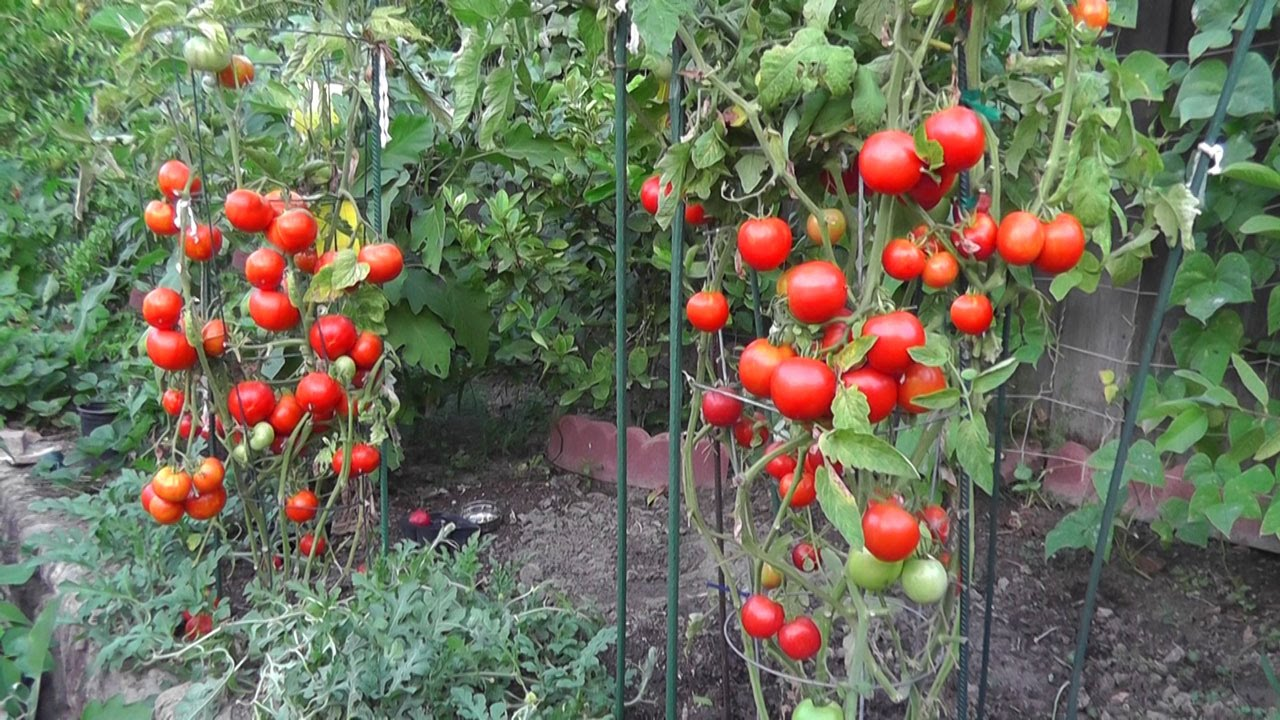
#> input picture Digital Image Processing/OpenCV/gallery/tomato.jpg, 1280 x 720 px, found by its file name
$ python adaptiveThresholding.py
#> lines starting #> are read from the running program, lines starting #| are printed output that depends on the picture; after the words box and inside, x2 and y2 are one past the last pixel; in counts of white or black regions, pixels touching at a corner belong together
import cv2
import numpy as np

logoImg = cv2.imread("../../gallery/tomato.jpg", cv2.IMREAD_GRAYSCALE)
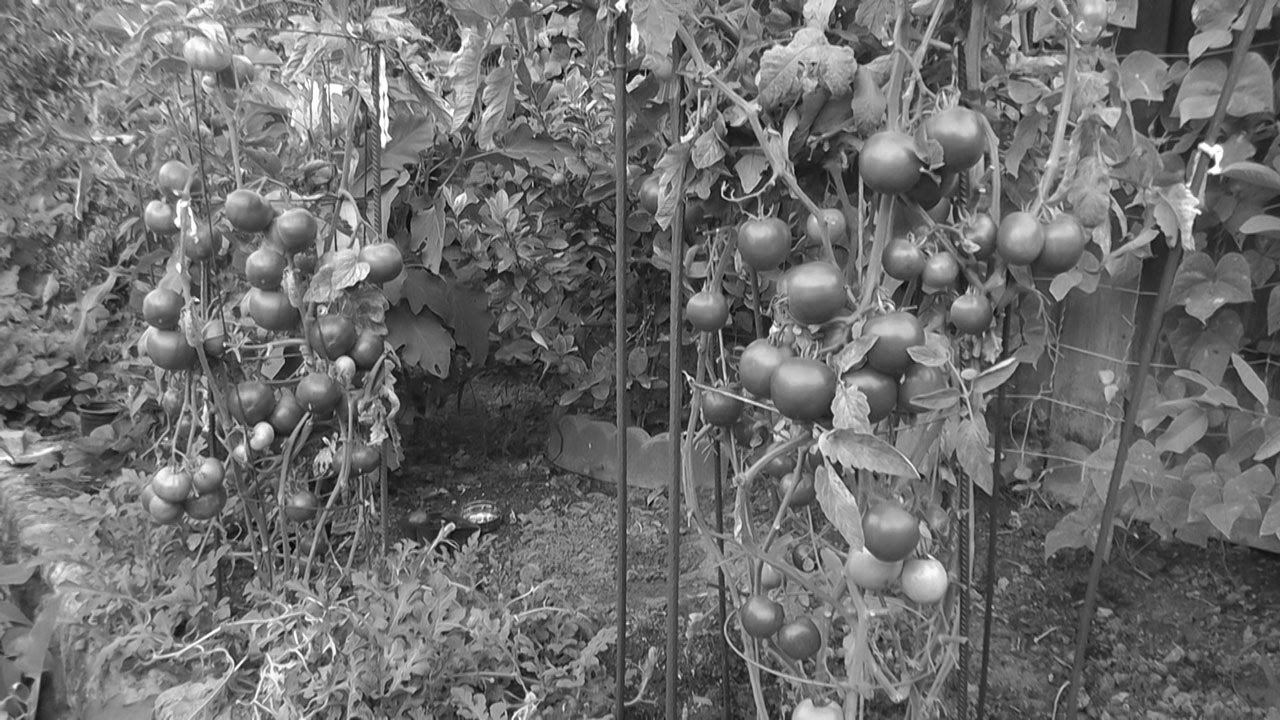
#> logoImg: shape (720, 1280); min 0, max 255, mean 110.5
# logoImg = cv2.imread("../../../gallery/logo.png", cv2.IMREAD_GRAYSCALE)

bluredLogo = cv2.medianBlur(logoImg, 5)
meanThresh = cv2.adaptiveThreshold(
    bluredLogo, 255,
    cv2.ADAPTIVE_THRESH_MEAN_C,
    cv2.THRESH_BINARY, 75, 3
)
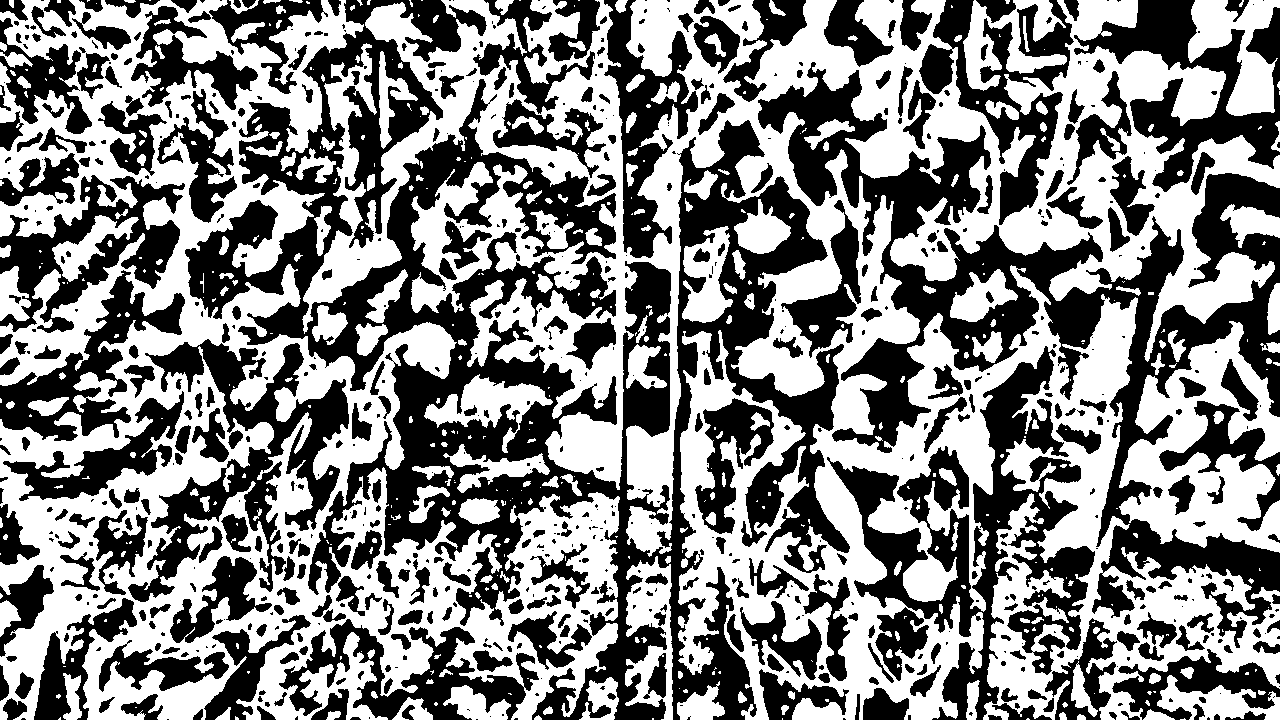
#> meanThresh: shape (720, 1280); 51.7% white; 718 black regions (327 under 20 px), largest, box (x1, y1, x2, y2) and area: (185, 0, 850, 720) 128608, (758, 62, 1280, 648) 61791, (827, 346, 1095, 720) 28857

gausThresh = cv2.adaptiveThreshold(
    bluredLogo, 255,
    cv2.ADAPTIVE_THRESH_GAUSSIAN_C,
    cv2.THRESH_BINARY, 11, 3
)
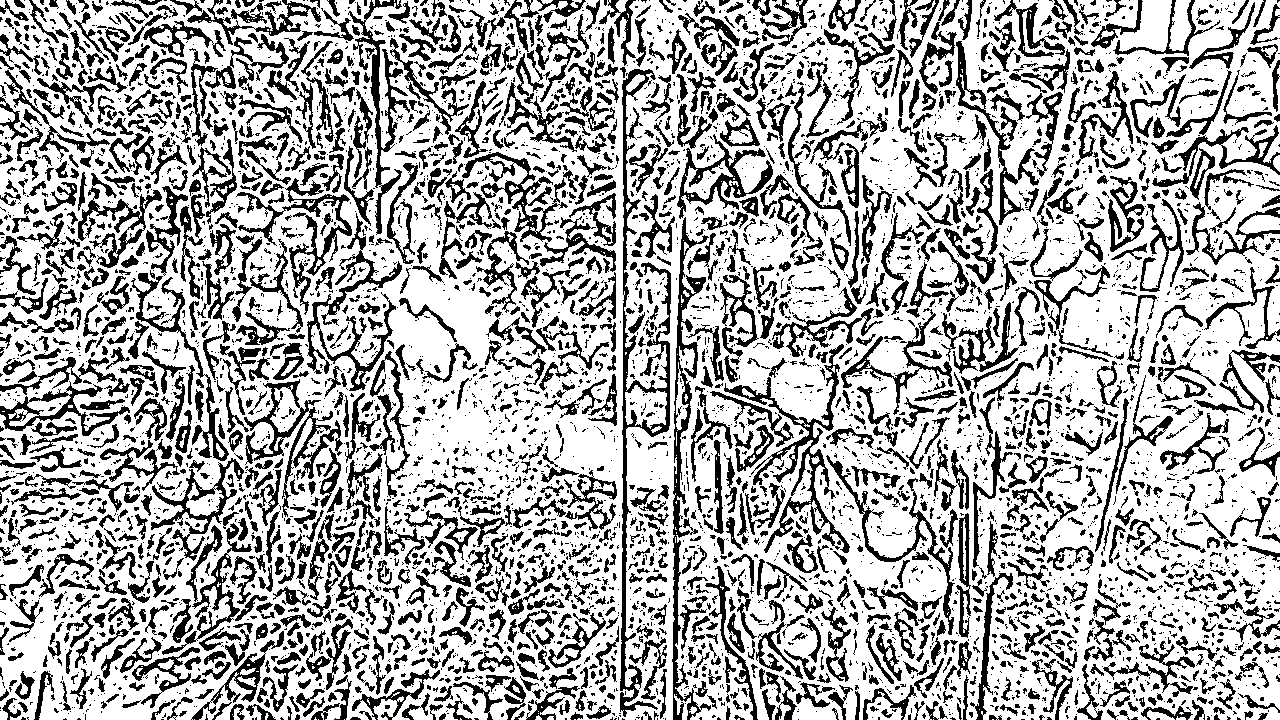
#> gausThresh: shape (720, 1280); 68.5% white; 5524 black regions (3671 under 20 px), largest, box (x1, y1, x2, y2) and area: (620, 69, 671, 717) 5103, (672, 217, 711, 720) 3840, (724, 344, 850, 553) 3529


cv2.imshow("grayScale", logoImg)
cv2.imshow("BINARY", meanThresh)
cv2.imshow("BINARY-INV", gausThresh)
cv2.waitKey(0)

cv2.destroyAllWindows()
